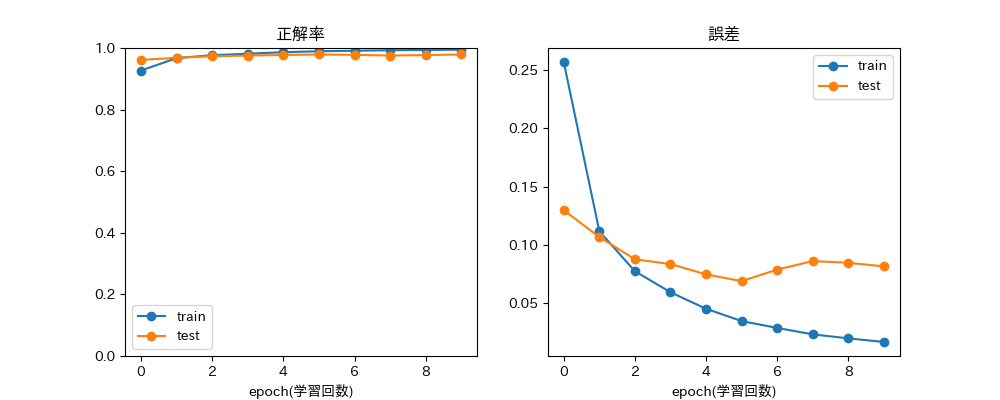

This chart was generated by the following Python code:
import japanize_matplotlib
import numpy as np
import matplotlib.pyplot as plt
import keras
from keras import layers


# データの準備
from keras.datasets import mnist
(x_train, y_train), (x_test, y_test) = mnist.load_data()
x_train , x_test = x_train / 255.0, x_test / 255.0 #正規化

print(f"学習データ(問題画像): {x_train.shape}") # データの形状を表示, 28x28の画像が60000枚
print(f"テストデータ(問題画像): {x_test.shape}")


# モデルの構築
model = keras.Sequential([
    layers.Flatten(input_shape=(28, 28)), # 28x28の画像を784次元のベクトルに変換 = 28x28の2次元データのままでは入力できない。そこで、layers.Flatten()を使って1次元配列に変換してから入力する。 28x28=784x1の1次元配列に変換
    layers.Dense(128, activation='relu'), # 隠れ層
    layers.Dense(10, activation='softmax') # 出力層 : その画像が0~9のどれかに分類されるので、出力は10次元ベクトル
])

model.summary() # モデルの概要を表示

# モデルのコンパイル
model.compile(optimizer='adam', # 最適化手法
                loss='sparse_categorical_crossentropy', # 損失関数
                metrics=['accuracy']) # 評価指標

# モデルの学習
history = model.fit(x_train, y_train, epochs=10, validation_data=(x_test, y_test), verbose=0) # epochs: 学習回数, validation_data: テストデータを指定, verbose: 進捗を表示するかどうか

# 学習結果の表示
test_loss, test_acc = model.evaluate(x_test, y_test, verbose=0)
print(f"テストデータの損失: {test_loss:.2%}")
print(f"テストデータの正解率: {test_acc:.2%}")



param = [['正解率', 'accuracy', 'val_accuracy'], ["誤差", 'loss', 'val_loss']]
    
plt.figure(figsize=(10, 4))
    
for i in range(2):
    plt.subplot(1, 2, i + 1)
    plt.title(param[i][0])
    plt.plot(history.history[param[i][1]], "o-", label=param[i][1])
    plt.plot(history.history[param[i][2]], "o-", label=param[i][2])
    plt.xlabel('epoch(学習回数)')
    plt.legend(["train", "test"], loc="best")
    if i == 0:
        plt.ylim(0, 1)
    plt.show()
    
    plt.savefig('Chapter4/t3.png')
    
# 予測
pre = model.predict(x_test) # テストデータを使って予測

i = 0 # 予測したい画像のインデックス
plt.imshow(x_test[i], cmap='gray') # 画像を表示
plt.show() # 画像を表示

index = np.argmax(pre[i]) # 予測結果のインデックスを取得
pct = pre[i][index] # 予測結果の確率を取得
print(f"予測結果: {index} ({pct:.2%})") # 予測結果を表示
print(f"正解: {y_test[i]}") # 正解を表示

# 予測(複数)

plt.figure(figsize=(12, 10))

for i in range(10):
    plt.subplot(4, 5, i + 1) 
    plt.xticks([])
    plt.yticks([])
    plt.imshow(x_test[i], cmap='gray') # 画像を表示
    
    index = np.argmax(pre[i]) # 予測結果のインデックスを取得
    pct = pre[i][index] # 予測結果の確率を取得
    ans=""
    
    if index != y_test[i]:
        ans = "×--o[" + str(y_test[i]) + "]"
        
    lbl = f"予測: {index} ({pct:.2%})\n正解: {y_test[i]} {ans}"
    plt.xlabel(lbl) # ラベルを表示

plt.show() # 画像を表示
plt.savefig('Chapter4/t3_2.png')